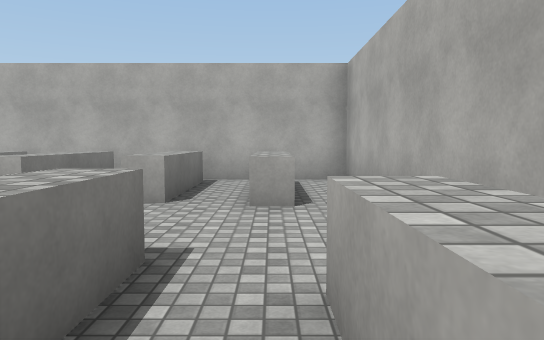
view 1 (above)

18 first-person views from a walk through a scene from a Unity 3-D project. The camera is 1.4 m above the floor, tilts 4° down and sees 70° across. The floor is counted in squares, 2 m on a side. Each view is taken from the middle of a square. On the plan, view 1 faces up. The plan holds only what a view shows up to about 11 squares ahead; the rest is blank. Surface patterns are stand-ins for the level's own textures.

view 2
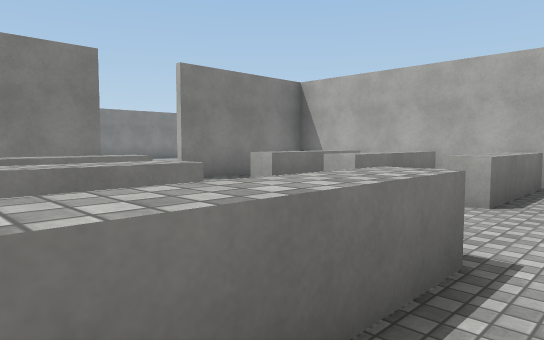

view 3
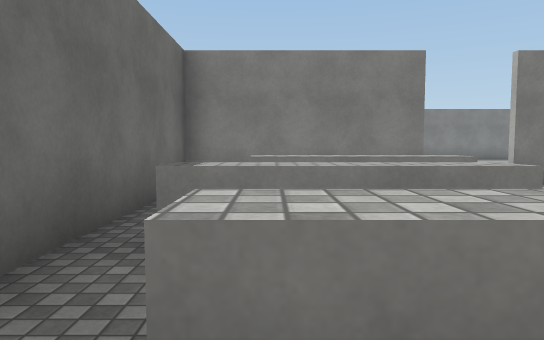

view 4
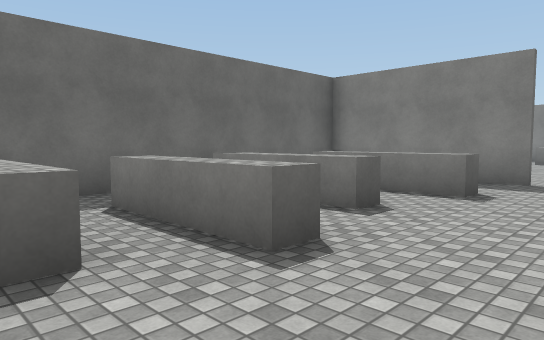

view 5
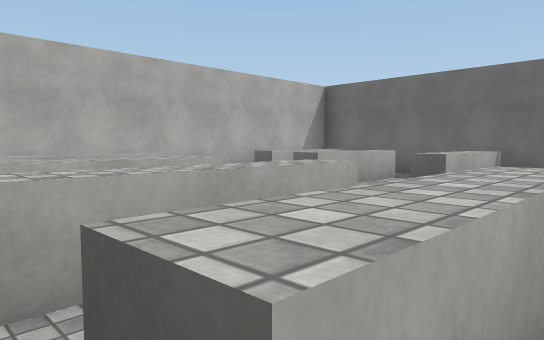

view 6
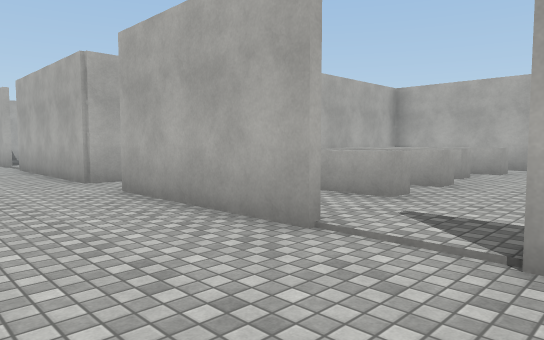

view 7
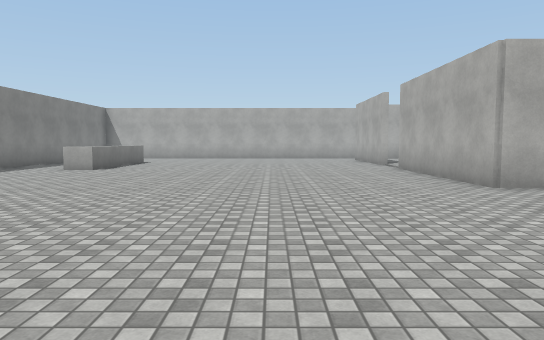

view 8
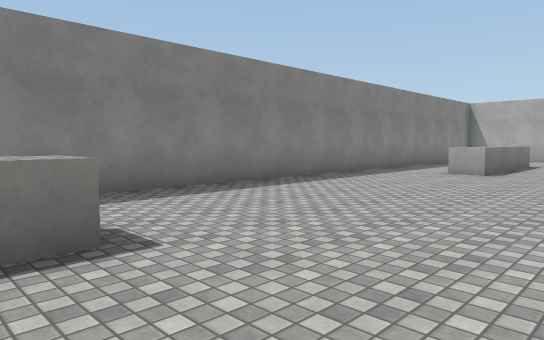

view 9
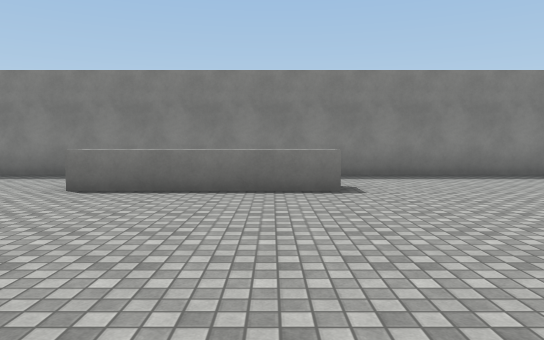

view 10
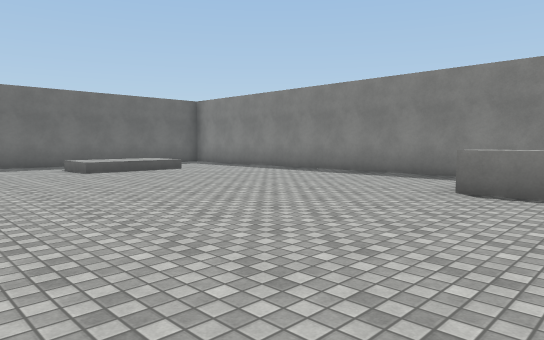

view 11
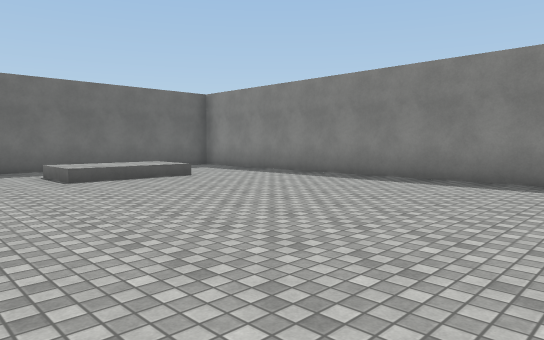

view 12
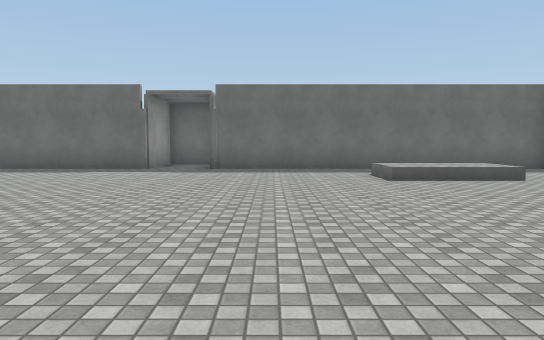

view 13
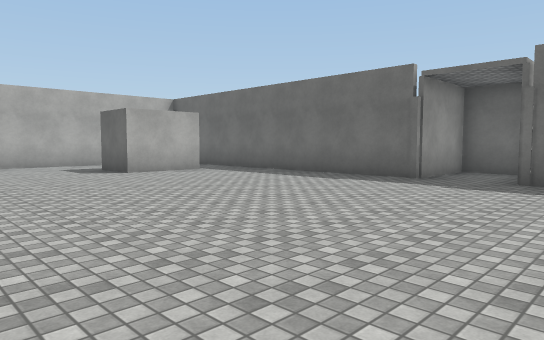

view 14
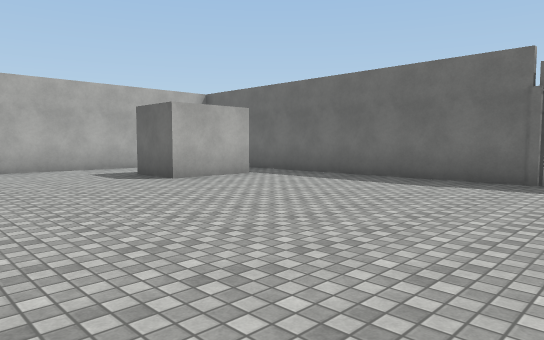

view 15
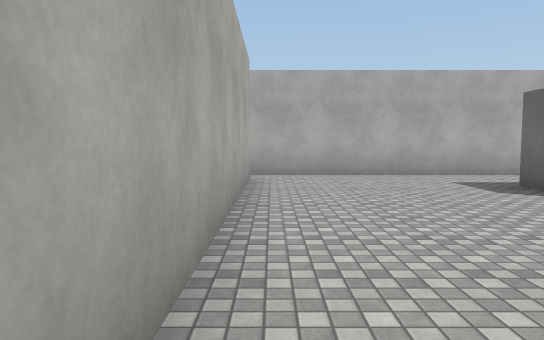

view 16
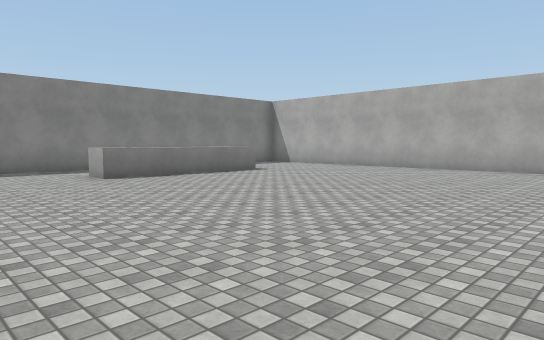

view 17
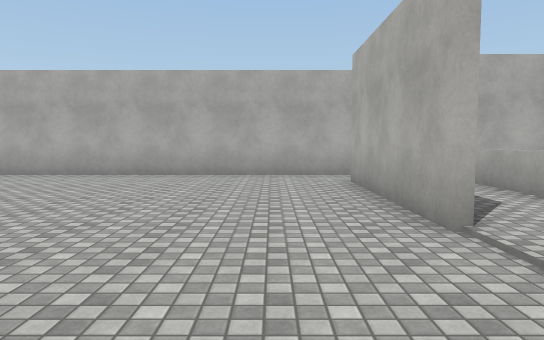

view 18
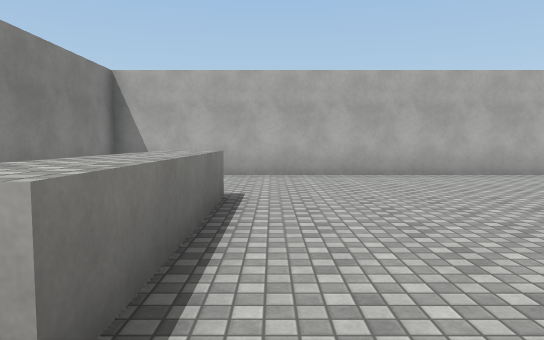

### Floor plan
Key: @ floor where view 1 was taken; # wall or solid block; . main floor; : floor 0.5 m higher than the main floor; / step, stairs or slope; ^ raised ledge.
Columns run from 18 left of view 1 to 3 right of it. Each row starts with its distance up from view 1.
 21  ############
 20 #  ..........
 19 #  .........####
 18 #  .........#.^
 17 #  ^........#.^
 16 #  ^........#.
 15 # .^.........
 14 #..^.........
 13 #..^........#
 12 #...........#
 11 #...........#
 10 #...........#
  9 #...........#
  8 #...........#######
  7 #...........#....####
  6 #...........#.^^.^^.#
  5 #..^........#.^^.^^.#
  4 #  ^................#
  3 #  ^................#
  2 #  ^........#.^..^..#
  1 # .^......  #.^^.^.^#
  0 #.........  #.^^.^@^#
 -1 #.......... ########
 -2 #....................#
 -3 #....................#
 -4 #....................#
 -5 #....................#
 -6 #..///...........##..#
 -7 #../::...........# ..#
 -8     .............#
 -9       .............
-10  #########..#######
-11           ..#
-12           ###

Positions as (right, up) in squares from view 1, and headings:
1: (0, 0), facing up
2: (0, 0), facing up-left
3: (0, 0), facing left
4: (1, 4), facing down-left
5: (-5, 7), facing down-right
6: (-9, 2), facing up-right
7: (-10, 3), facing up
8: (-12, 4), facing up-left
9: (-9, 4), facing left
10: (-9, 3), facing down-left
11: (-10, 1), facing down-left
12: (-10, 1), facing down
13: (-10, -2), facing down-right
14: (-8, -2), facing down-right
15: (-6, -2), facing right
16: (-7, 10), facing up-left
17: (-8, 12), facing up
18: (-14, 12), facing up
